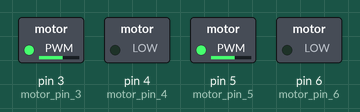
Simulated run of this sketch. Board: Arduino Uno, built with avr-gcc and run on an emulated ATmega328P. Shown: switched loads named in the sketch (green lamp = pin HIGH). What the sketch prints to the serial monitor is not drawn.

Above: at 0.05 s.
At 5.95 s:
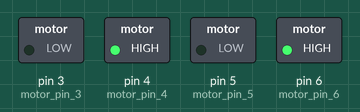
Timing chart, 0 to 7.8 s (numbered marks = the images above):
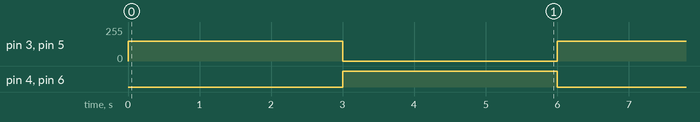

The sketch:

H_bridge.ino
```cpp
#define motor_pin_5 5
#define motor_pin_6 6
#define motor_pin_3 3
#define motor_pin_4 4

void setup() {
  pinMode(motor_pin_5, OUTPUT);
  pinMode(motor_pin_6, OUTPUT);
  pinMode(motor_pin_4, OUTPUT);
  pinMode(motor_pin_3, OUTPUT);
  Serial.begin(9600);
}

void loop() {
  spinBySpeedAndDirection("clockwise", 150);
  delay(3000);
  spinBySpeedAndDirection("counterclockwise", 255);
  delay(3000);
}

void spinBySpeedAndDirection(String direction, int speed){
  if (speed <= 255 && speed >= 0 && direction == "clockwise"){
    Serial.println("left");
    analogWrite(motor_pin_5, speed);
    analogWrite(motor_pin_3, speed);
    analogWrite(motor_pin_6, 0);
    analogWrite(motor_pin_4, 0);
  }
  else if (speed <= 255 && speed >= 0 && direction == "counterclockwise"){
    analogWrite(motor_pin_5, 0);
    analogWrite(motor_pin_3, 0);
    analogWrite(motor_pin_6, speed);
    analogWrite(motor_pin_4, speed);
  }
  else {
    Serial.println("Wrong arguments");
  }
}
```

Measured:
- by itself, pin 3 (motor_pin_3), pin 5 (motor_pin_5): alternates 150/255 for 3.0 s and 0/255 for 3.0 s
- by itself, pin 4 (motor_pin_4), pin 6 (motor_pin_6): alternates HIGH for 3.0 s and LOW for 3.0 s
